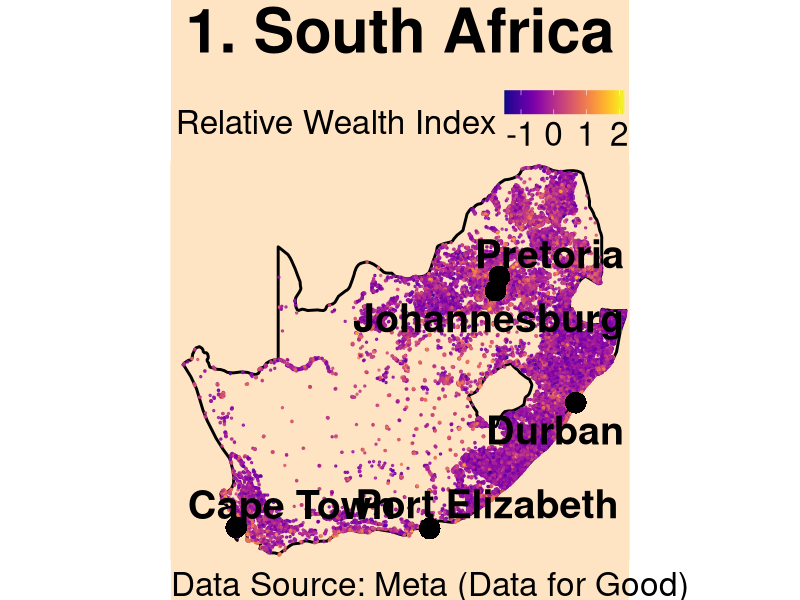
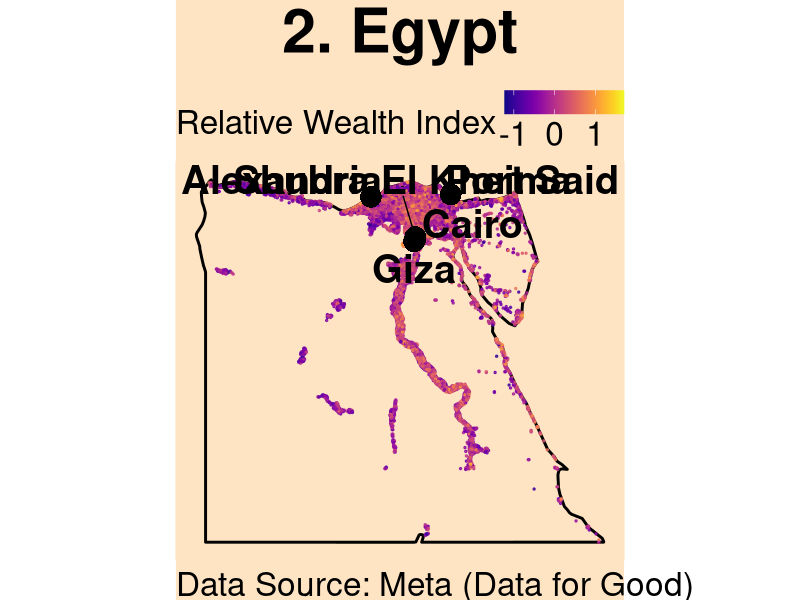
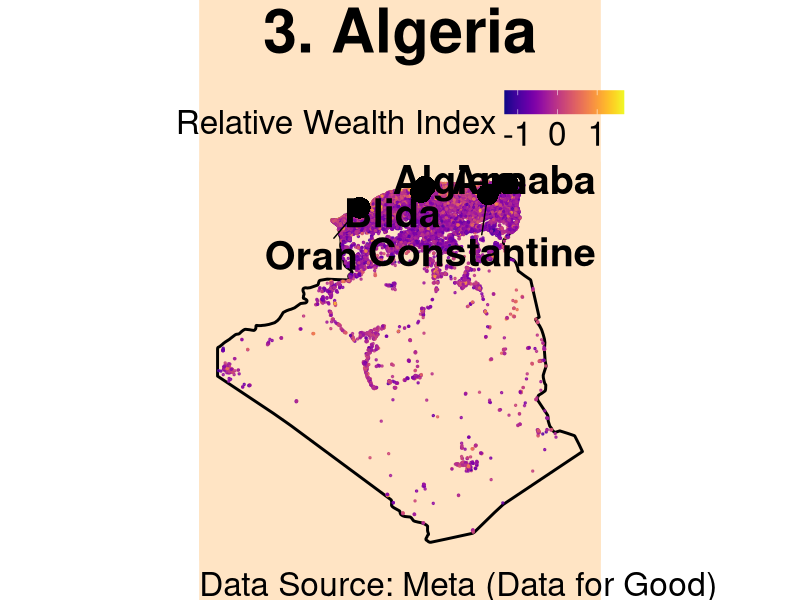
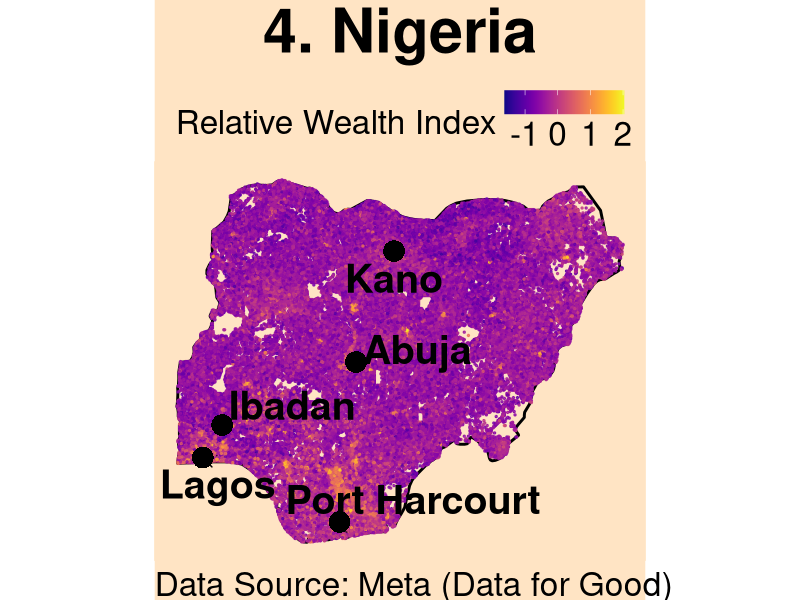
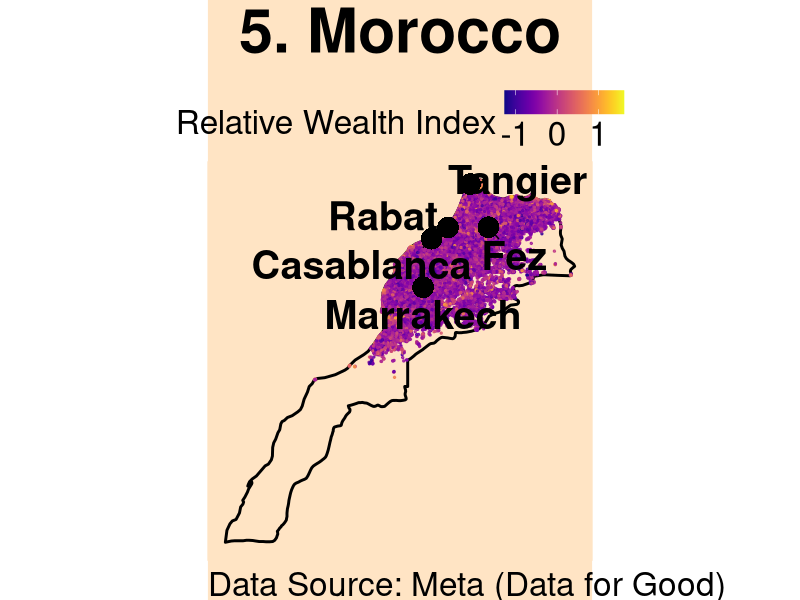
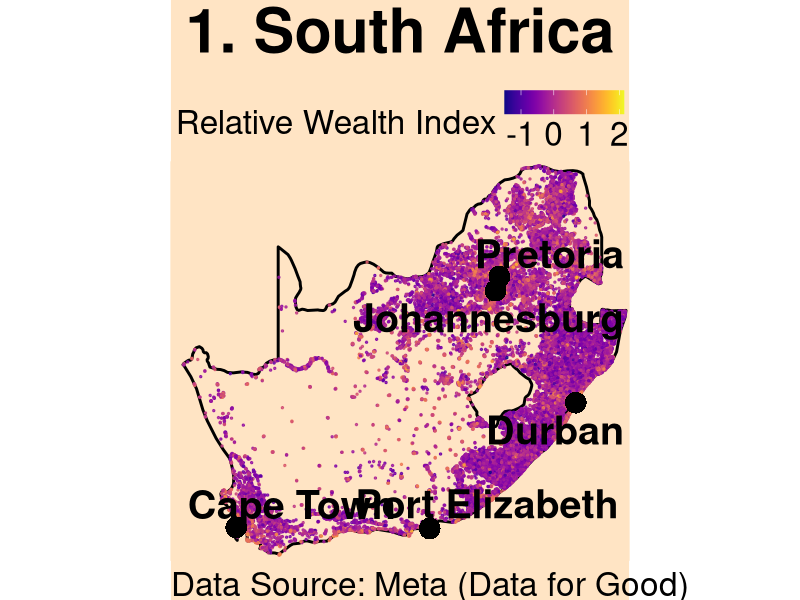
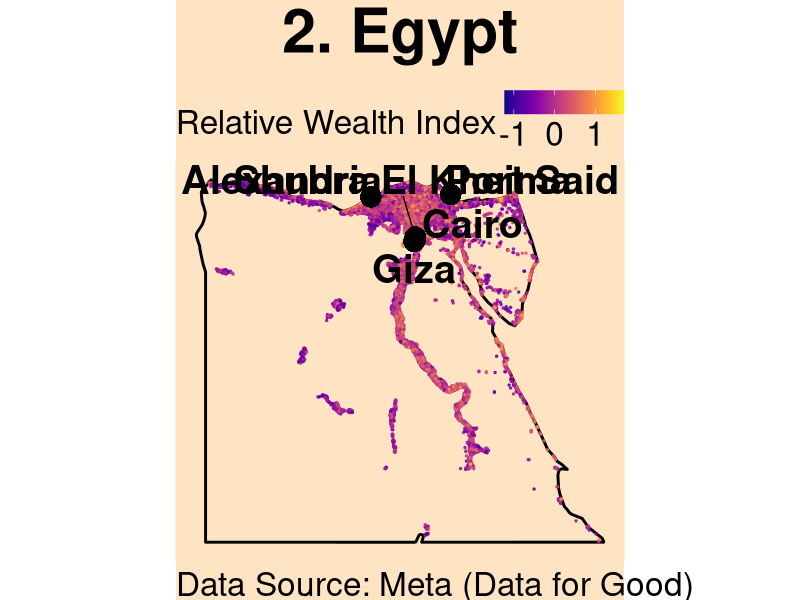
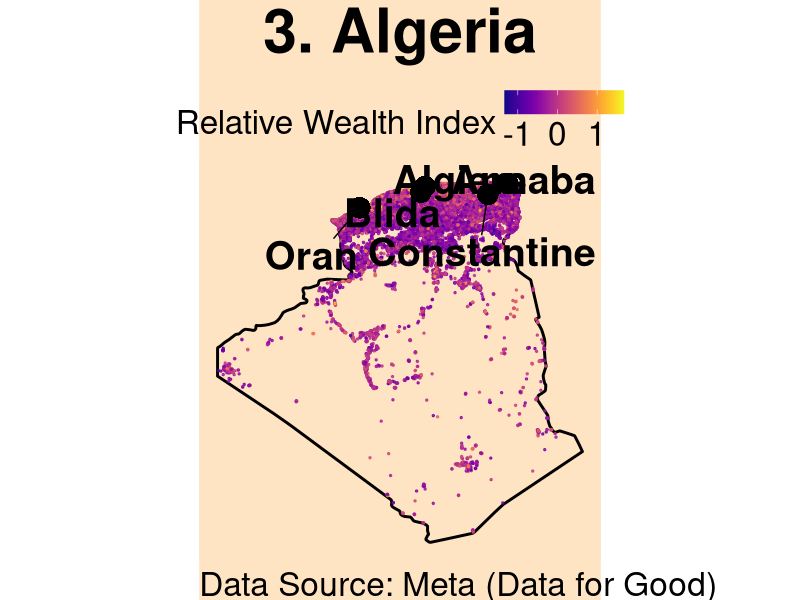

Reproduce these figures in R, in order.
# Relative Wealth Index - Top 5 Economies in Africa
# using the Meta DataforGood dataset

# Install necessary packages
# install.packages(c("ggplot2", "sf", "viridis", "rnaturalearth", "rnaturalearthdata"))

# Load the libraries
library(tidyverse)
library(ggplot2)
library(sf)
library(ggrepel)
library(viridis)
library(rnaturalearth)
library(rnaturalearthdata)

# 1. South Africa

# Read the CSV file
zaf_data <- read_csv("sub_pro_2_rel_wealth_index_meta/datasets/zaf_relative_wealth_index.csv")

# Convert the data to an sf object
zaf_data_sf <- st_as_sf(zaf_data, coords = c("longitude", "latitude"), crs = 4326)

# South Africa country borders
south_africa <- ne_countries(scale = "medium", country = "South Africa", returnclass = "sf")

# Create a data frame with major South African towns
major_towns_south_africa <- data.frame(
  name = c("Johannesburg", "Cape Town", "Durban", "Pretoria", "Port Elizabeth"),
  longitude = c(28.0473, 18.4241, 31.0218, 28.1881, 25.6022),
  latitude = c(-26.2041, -33.9249, -29.8587, -25.7461, -33.9608)
)

# Map of South Africa

ggplot() +
  geom_sf(data = south_africa, fill = NA, color = "black", linewidth = 1) + # Add South Africa borders
  geom_point(data = zaf_data, aes(x = longitude, y = latitude, color = rwi), size = 0.5, alpha = 0.8) +
  geom_text_repel(data = major_towns_south_africa, aes(x = longitude, y = latitude, label = name), 
                  color = "black", fontface = "bold", check_overlap = TRUE, size = 10, vjust = 1.5) +
  geom_point(data = major_towns_south_africa, aes(x = longitude, y = latitude), 
             color = "black", size = 7, shape = 16) +
  scale_color_viridis(option = "plasma") +
  theme_void() +
  labs(title = "1. South Africa",
       subtitle = "",
       caption = "Data Source: Meta (Data for Good)",
       color = "Relative Wealth Index") +
  coord_sf(xlim = c(16, 33), ylim = c(-35, -22), expand = FALSE) + # Bounding Box
  theme(plot.title = element_text(family="Helvetica", face="bold", size = 44, hjust = 0.5),
        #plot.subtitle = element_text(family="Helvetica", size = 24, hjust = 0.5),
        plot.title.position = 'plot',
        plot.caption = element_text(family = "Helvetica",size = 24, hjust = 0, vjust = 0.5),
        plot.caption.position = 'plot',
        plot.background = element_rect(fill = "bisque1", colour = "bisque1"),
        panel.background = element_rect(fill = "bisque1", colour = "bisque1"),
        legend.title = element_text(family="Helvetica", size = 24),
        legend.text = element_text(size = 24), 
        legend.position = "top")

ggsave("sub_pro_2_rel_wealth_index_meta/images/south_africa.png", width = 12, height = 12, dpi = 72)

# 2. Egypt

# Read the CSV file
egy_data <- read_csv("sub_pro_2_rel_wealth_index_meta/datasets/egy_relative_wealth_index.csv")

# Convert the data to an sf object
egy_data_sf <- st_as_sf(egy_data, coords = c("longitude", "latitude"), crs = 4326)

# Egypt country borders
egypt <- ne_countries(scale = "medium", country = "Egypt", returnclass = "sf")

# Create a data frame with major Egyptian towns
major_towns_egypt <- data.frame(
  name = c("Cairo", "Alexandria", "Giza", "Shubra El Kheima", "Port Said"),
  longitude = c(31.2357, 29.9187, 31.2089, 31.2445, 32.3019),
  latitude = c(30.0444, 31.2001, 30.0131, 30.1279, 31.2652)
)

# Map of Egypt

ggplot() +
  geom_sf(data = egypt, fill = NA, color = "black", linewidth = 1) + # Add Egypt borders
  geom_point(data = egy_data, aes(x = longitude, y = latitude, color = rwi), size = 0.5, alpha = 0.8) +
  geom_text_repel(data = major_towns_egypt, aes(x = longitude, y = latitude, label = name), 
                  color = "black", fontface = "bold", check_overlap = TRUE, size = 10, vjust = 1.5) +
  geom_point(data = major_towns_egypt, aes(x = longitude, y = latitude), 
             color = "black", size = 7, shape = 16) +
  scale_color_viridis(option = "plasma") +
  theme_void() +
  labs(title = "2. Egypt",
       subtitle = "",
       caption = "Data Source: Meta (Data for Good)",
       color = "Relative Wealth Index") +
  theme(plot.title = element_text(family="Helvetica", face="bold", size = 44, hjust = 0.5),
        #plot.subtitle = element_text(family="Helvetica", size = 24, hjust = 0.5),
        plot.title.position = 'plot',
        plot.caption = element_text(family = "Helvetica",size = 24, hjust = 0, vjust = 0.5),
        plot.caption.position = 'plot',
        plot.background = element_rect(fill = "bisque1", colour = "bisque1"),
        panel.background = element_rect(fill = "bisque1", colour = "bisque1"),
        legend.title = element_text(family="Helvetica", size = 24),
        legend.text = element_text(size = 24), 
        legend.position = "top")

ggsave("sub_pro_2_rel_wealth_index_meta/images/egypt.png", width = 12, height = 12, dpi = 72)

# 3. Algeria

# Read the CSV file
alg_data <- read_csv("sub_pro_2_rel_wealth_index_meta/datasets/alg_relative_wealth_index.csv")

# Convert the data to an sf object
alg_data_sf <- st_as_sf(alg_data, coords = c("longitude", "latitude"), crs = 4326)

# Algeria country borders
algeria <- ne_countries(scale = "medium", country = "Algeria", returnclass = "sf")

# Create a data frame with major Algerian towns
major_towns_algeria <- data.frame(
  name = c("Algiers", "Oran", "Constantine", "Annaba", "Blida"),
  longitude = c(3.0588, -0.6349, 6.6147, 7.7453, 2.8275),
  latitude = c(36.7538, 35.6969, 36.3650, 36.9009, 36.4722)
)

# Map of Algeria

ggplot() +
  geom_sf(data = algeria, fill = NA, color = "black", linewidth = 1) + # Add Algeria borders
  geom_point(data = alg_data, aes(x = longitude, y = latitude, color = rwi), size = 0.5, alpha = 0.8) +
  geom_text_repel(data = major_towns_algeria, aes(x = longitude, y = latitude, label = name), 
                  color = "black", fontface = "bold", check_overlap = TRUE, size = 10, vjust = 1.5) +
  geom_point(data = major_towns_algeria, aes(x = longitude, y = latitude), 
             color = "black", size = 7, shape = 16) +
  scale_color_viridis(option = "plasma") +
  theme_void() +
  labs(title = "3. Algeria",
       subtitle = "",
       caption = "Data Source: Meta (Data for Good)",
       color = "Relative Wealth Index") +
  theme(plot.title = element_text(family="Helvetica", face="bold", size = 44, hjust = 0.5),
        #plot.subtitle = element_text(family="Helvetica", size = 24, hjust = 0.5),
        plot.title.position = 'plot',
        plot.caption = element_text(family = "Helvetica",size = 24, hjust = 0, vjust = 0.5),
        plot.caption.position = 'plot',
        plot.background = element_rect(fill = "bisque1", colour = "bisque1"),
        panel.background = element_rect(fill = "bisque1", colour = "bisque1"),
        legend.title = element_text(family="Helvetica", size = 24),
        legend.text = element_text(size = 24), 
        legend.position = "top")

ggsave("sub_pro_2_rel_wealth_index_meta/images/algeria.png", width = 12, height = 12, dpi = 72)

# 4. Nigeria

# Read the CSV file
nga_data <- read_csv("sub_pro_2_rel_wealth_index_meta/datasets/nga_relative_wealth_index.csv")

# Convert the data to an sf object
nga_data_sf <- st_as_sf(nga_data, coords = c("longitude", "latitude"), crs = 4326)

# Nigeria country borders
nigeria <- ne_countries(scale = "medium", country = "Nigeria", returnclass = "sf")

# Create a data frame with major Nigerian towns
major_towns_nigeria <- data.frame(
  name = c("Lagos", "Kano", "Ibadan", "Abuja", "Port Harcourt"),
  longitude = c(3.3792, 8.5167, 3.9000, 7.4951, 7.0498),
  latitude = c(6.5244, 12.0000, 7.3878, 9.0579, 4.8156)
)

# Map of Nigeria

ggplot() +
  geom_sf(data = nigeria, fill = NA, color = "black", linewidth = 1) + # Add Nigeria borders
  geom_point(data = nga_data, aes(x = longitude, y = latitude, color = rwi), size = 0.5, alpha = 0.8) +
  geom_text_repel(data = major_towns_nigeria, aes(x = longitude, y = latitude, label = name), 
                  color = "black", fontface = "bold", check_overlap = TRUE, size = 10, vjust = 1.5) +
  geom_point(data = major_towns_nigeria, aes(x = longitude, y = latitude), 
             color = "black", size = 7, shape = 16) +
  scale_color_viridis(option = "plasma") +
  theme_void() +
  labs(title = "4. Nigeria",
       subtitle = "",
       caption = "Data Source: Meta (Data for Good)",
       color = "Relative Wealth Index") +
  theme(plot.title = element_text(family="Helvetica", face="bold", size = 44, hjust = 0.5),
        #plot.subtitle = element_text(family="Helvetica", size = 24, hjust = 0.5),
        plot.title.position = 'plot',
        plot.caption = element_text(family = "Helvetica",size = 24, hjust = 0, vjust = 0.5),
        plot.caption.position = 'plot',
        plot.background = element_rect(fill = "bisque1", colour = "bisque1"),
        panel.background = element_rect(fill = "bisque1", colour = "bisque1"),
        legend.title = element_text(family="Helvetica", size = 24),
        legend.text = element_text(size = 24), 
        legend.position = "top")

ggsave("sub_pro_2_rel_wealth_index_meta/images/nigeria.png", width = 12, height = 12, dpi = 72)

# 5. Morocco

# Read the CSV file
mor_data <- read_csv("sub_pro_2_rel_wealth_index_meta/datasets/mor_relative_wealth_index.csv") %>%
  select(-quadkey)

# Convert the data to an sf object
mor_data_sf <- st_as_sf(mor_data, coords = c("longitude", "latitude"), crs = 4326)

# Morocco country borders
morocco <- ne_countries(scale = "medium", country = "Morocco", returnclass = "sf")

# Create a data frame with major Moroccan towns
major_towns_morocco <- data.frame(
  name = c("Casablanca", "Marrakech", "Fez", "Rabat", "Tangier"),
  longitude = c(-7.5898, -7.9811, -5.0003, -6.8416, -5.8339),
  latitude = c(33.5731, 31.6295, 34.0331, 34.0209, 35.7595)
)

# Map of Moroccan towns

ggplot() +
  geom_sf(data = morocco, fill = NA, color = "black", linewidth = 1) + # Add Morocco borders
  geom_point(data = mor_data, aes(x = longitude, y = latitude, color = rwi), size = 0.5, alpha = 0.8) +
  geom_text_repel(data = major_towns_morocco, aes(x = longitude, y = latitude, label = name), 
                  color = "black", fontface = "bold", check_overlap = TRUE, size = 10, vjust = 1.5) +
  geom_point(data = major_towns_morocco, aes(x = longitude, y = latitude), 
             color = "black", size = 7, shape = 16) +
  scale_color_viridis(option = "plasma", breaks = c(-1, 0, 1)) +
  theme_void() +
  labs(title = "5. Morocco",
       subtitle = "",
       caption = "Data Source: Meta (Data for Good)",
       color = "Relative Wealth Index") +
  theme(plot.title = element_text(family="Helvetica", face="bold", size = 44, hjust = 0.5),
        #plot.subtitle = element_text(family="Helvetica", size = 24, hjust = 0.5),
        plot.title.position = 'plot',
        plot.caption = element_text(family = "Helvetica",size = 24, hjust = 0, vjust = 0.5),
        plot.caption.position = 'plot',
        plot.background = element_rect(fill = "bisque1", colour = "bisque1"),
        panel.background = element_rect(fill = "bisque1", colour = "bisque1"),
        legend.title = element_text(family="Helvetica", size = 24),
        legend.text = element_text(size = 24), 
        legend.position = "top")

ggsave("sub_pro_2_rel_wealth_index_meta/images/morocco.png", width = 12, height = 12, dpi = 72)
